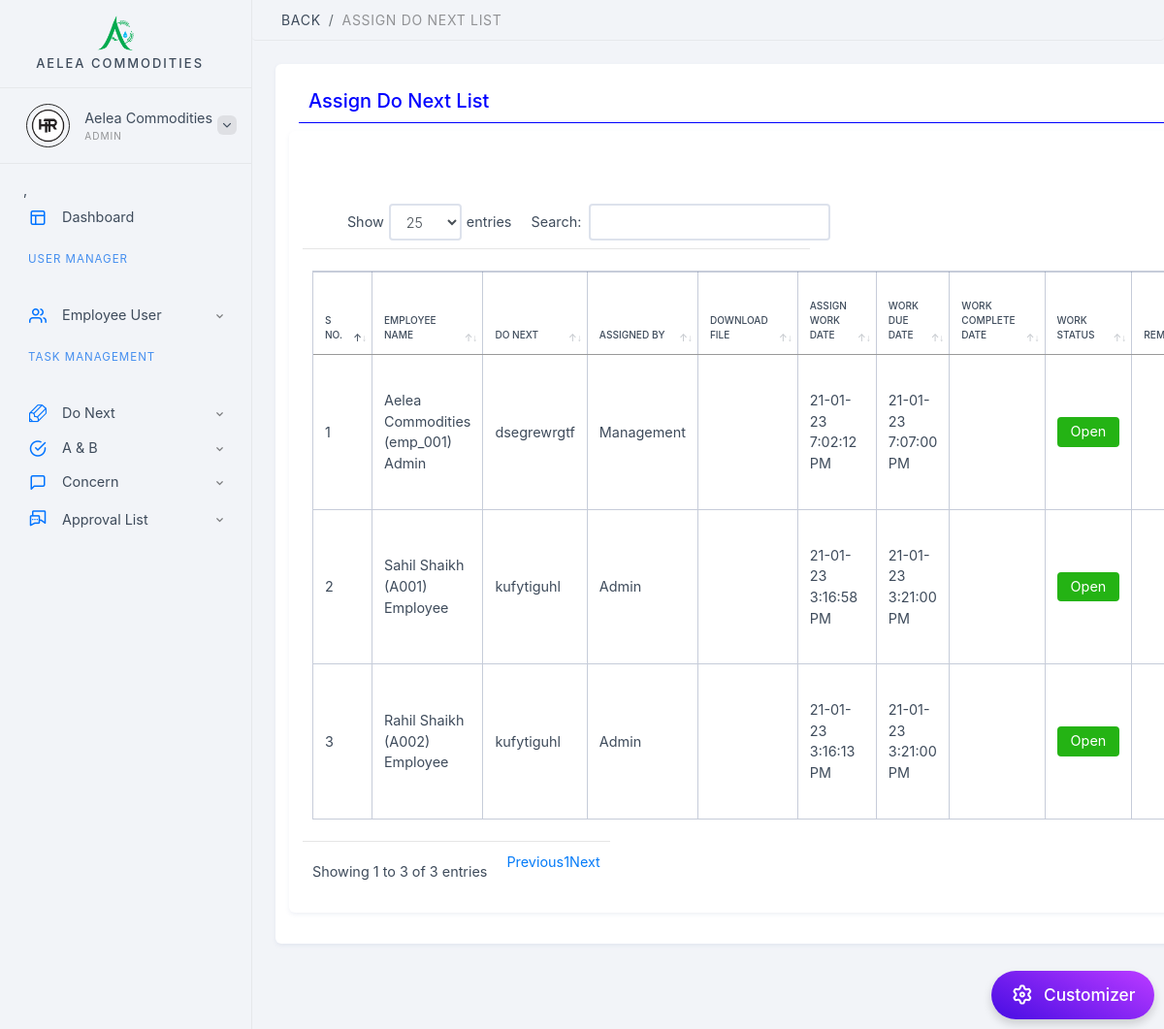
Screenshot of /total_list_a&b.php (signed in) with the database file from the repository.
### tables this page shows
CREATE TABLE `assign_task` (
  `task_id` int(11) NOT NULL,
  `emp_id` int(11) DEFAULT NULL,
  `task` text DEFAULT NULL,
  `assignby` varchar(255) DEFAULT NULL,
  `task_doc` varchar(255) DEFAULT NULL,
  `work_assign_date` datetime DEFAULT NULL,
  `work_due_date` datetime DEFAULT NULL,
  `work_com_date` datetime DEFAULT NULL,
  `status` varchar(255) DEFAULT NULL,
  `remark` text DEFAULT NULL,
  `Achievements` text DEFAULT NULL,
  `Benefits` text DEFAULT NULL,
  `attachments` varchar(255) DEFAULT NULL
);

CREATE TABLE `emp_login` (
  `id` int(11) NOT NULL,
  `emp_code` varchar(255) NOT NULL,
  `emp_name` varchar(255) NOT NULL,
  `user_id` varchar(255) NOT NULL,
  `pswd` varchar(255) NOT NULL,
  `status` int(11) NOT NULL,
  `created` datetime NOT NULL,
  `user_role` varchar(255) NOT NULL,
  `emp_pro` varchar(255) NOT NULL,
  `email_id` varchar(255) NOT NULL,
  `emp_mob` varchar(255) NOT NULL,
  `report_to` varchar(255) NOT NULL
);

### includes/App_Code.php (called while the page is built, shortened)
<?php
class App_Code {
       function getName($ID) {
       $con = mysqli_connect("localhost", "root", "", "task_management") or die(mysqli_connect_error());
        $UserRGID = $ID;
        $client = "select * from emp_login where id='$UserRGID'";
        $getNameQuery = mysqli_query($con, $client) or die(mysqli_error());
        while ($row = mysqli_fetch_assoc($getNameQuery)) {
            $emp_name = $row['emp_name'];
            $emp_code = $row['emp_code'];
            $emp_role = ucfirst( $row['user_role']);
            return $emp_name. ' (' . $emp_code .')'.' '. $emp_role;
        }
    }
}
?>

### total_list_a&b.php (the view, shortened to what this page needs)
<?php
include './includes/admin_header.php';
include './includes/data_base_save_update.php';
include './includes/App_Code.php';
$app_code_obj=new App_Code();
?>
<ul class="breadcrumb">
    <li class="breadcrumb-item"><a href="admin_a&b_dash.php">Back</a></li>
    <li class="breadcrumb-item"><span>Assign Do Next List</span></li>
</ul>
<link rel="stylesheet" href="https://cdnjs.cloudflare.com/ajax/libs/font-awesome/4.7.0/css/font-awesome.min.css">
<div class="content-i">
    <div class="content-box">
        <div class="element-wrapper">
            <div class="element-box">
                            <div class="row">
                            <div class="scrollmenu">
                                 <div class="col-md-12">
                                    <h5 style="color: blue;border-bottom: 1px solid blue;padding: 10px;">Assign Do Next List</h5>
                                </div>
                                <div class="element-box">
                                <div>
                                <a id="download" href='#' class="btn btn-danger float-right"><i class="fa fa-download"></i> Download PDF</a>
</div>
<br><br>
       <table id="example" style="width: 100%;" class="display table table-bordered table-responsive" style="width:100%">
       <thead>
                    <tr>
                        <th>S No.</th>
                        <th>Employee Name</th>
                        <th>Do Next</th>
                         <th>Assigned By</th>
                          <th>Download File</th>
                           <th>Assign Work Date</th>
                           <th>Work Due Date</th>
                            <th>Work Complete Date</th>
                             <th>Work Status</th>
                             <th>Remark</th>
                    </tr>
        </thead>
        <tbody>
                                                               <?php
                 $qry = mysqli_query($connection, "SELECT * FROM assign_task order by work_assign_date desc") or die("select query fail" . mysqli_error());
$count = 0;
while ($row = mysqli_fetch_assoc($qry)) {
    $count = $count + 1;
            $emp_id = $row['emp_id'];
            $task = $row['task'];
            $assignby = $row['assignby'];
            $work_assign_date = strtotime($row['work_assign_date']);
            $work_assign_date = date( 'd-m-y g:i:s A', $work_assign_date );
            $work_due_date = strtotime($row['work_due_date']);
            $work_due_date = date( 'd-m-y g:i:s A', $work_due_date );
            $work_com_date = strtotime($row['work_com_date']);
           $status  = $row['status'];
    ?>
                    <tr>
  <td><?php echo $count;?></td>
  <td> <?php echo $app_code_obj->getName($emp_id);?></td>
  <td><?php echo $task;?></td>
  <td><?php echo $assignby;?></td>
  <td>
  </td>
    <td><?php echo $work_assign_date;?></td>
    <td><?php echo $work_due_date;?></td>
  <td><?php echo $work_com_date;?></td>
  <td>
    <a href="#" class="btn btn-success"> <?php echo" $status";?></a>
   </td>
   <td>
   </td>
                    </tr>
<?php }?>
        </tbody>
       </table></form>
   </div>
                            </div>
            </div>
        </div>
    </div>
</div>
        </div>
<?php include './includes/Plugin.php'; ?>
        <?php include './includes/admin_footer.php'; ?>

### rows the page displays
assign_task: emp.user_role "Aelea Commodities (emp_001) Admin", task "dsegrewrgtf", assignby "Management", work_assign_date "21-01-23 7:02:12 PM", work_due_date "21-01-23 7:07:00 PM", status "Open"
assign_task: emp.user_role "Sahil Shaikh (A001) Employee", task "kufytiguhl", assignby "Admin", work_assign_date "21-01-23 3:16:58 PM", work_due_date "21-01-23 3:21:00 PM", status "Open"
assign_task: emp.user_role "Rahil Shaikh (A002) Employee", task "kufytiguhl", assignby "Admin", work_assign_date "21-01-23 3:16:13 PM", work_due_date "21-01-23 3:21:00 PM", status "Open"

### other values shown
$_SESSION['emp_name'] "Aelea Commodities"
$_SESSION['User_type'] "ADMIN"
